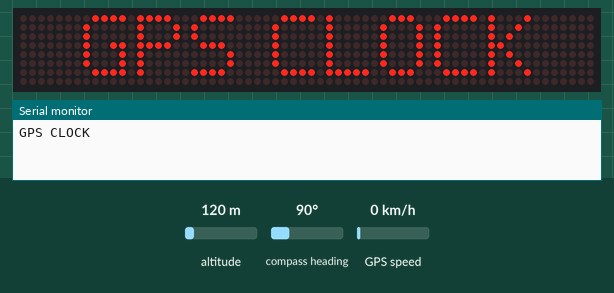
This sketch was run on a simulated Arduino Uno, built with avr-gcc and run on an emulated ATmega328P. On the bench: 64×8 LED matrix, the last lines printed to the serial monitor. The test bench sets the inputs (shaded band); at power-on: altitude 120 m, compass heading 90°, GPS speed 0 km/h. The GPS gets a fix after 3 s at 37.7749, -122.4194 with 8 satellites.

Above: at 0.1 s.
At 1.5 s:
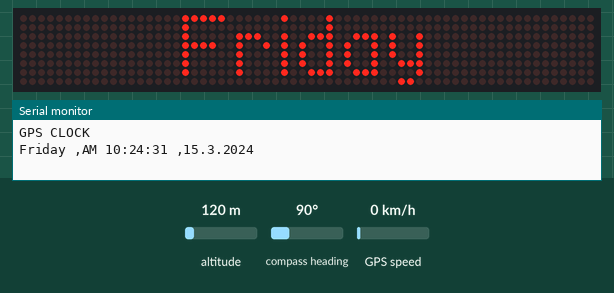
At 4.5 s:
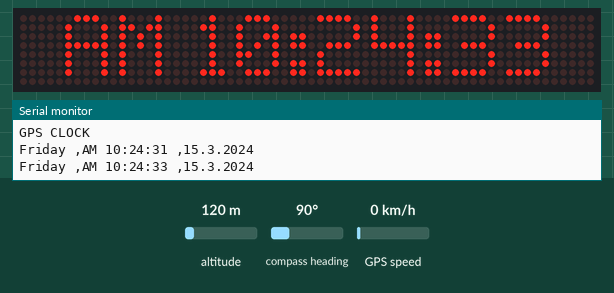
At 13.1 s:
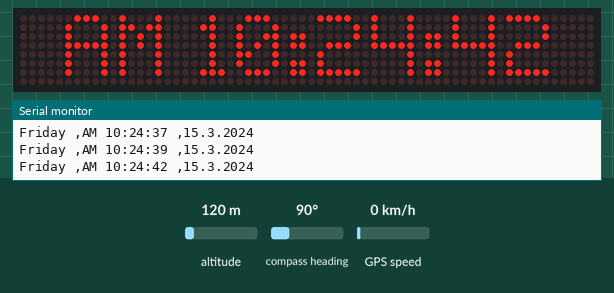
At 21.6 s:
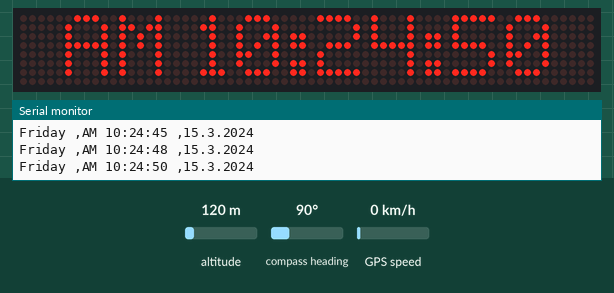
At 33.0 s:
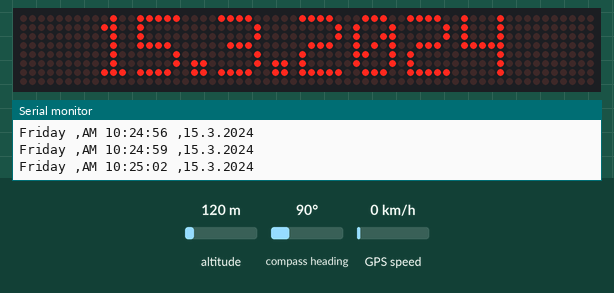

Measured:
- what the display in image 1 shows lasts 2.4 s, from 1.5 s to 3.9 s
- what the display in image 2 shows lasts 2.6 s, from 4.5 s to 7.1 s
- what the display in image 5 shows lasts 2.2 s, from 33.0 s to 35.2 s

The sketch:

GPS_CLOCK_v4.ino
```cpp
/*
   FX GPS Clock + Weekday decoder via valid GPS date (localised calculation)

- A rare sketch Since Weekday are not included in NMEAGPS . Originally written by Eric Sitler 30August2016
- Mod to your timezone line 61
- Add prefered FX

*/

#include <SPI.h>
#include <math.h>
#include <NMEAGPS.h>
#include <MD_Parola.h>
#include <MD_MAX72xx.h>
#include <NeoSWSerial.h>

//#include "Parola_Fonts_data.h"
//#include "Parola_Sat_Font.h"

#define HARDWARE_TYPE MD_MAX72XX::FC16_HW

#define MAX_DEVICES 8
#define DATA_PIN 11	    //13 if esp8266
#define CS_PIN   10	    //15
#define CLK_PIN  13	    //14

MD_Parola P = MD_Parola(HARDWARE_TYPE, CS_PIN, MAX_DEVICES);
textEffect_t FX[] ={PA_SCROLL_LEFT,PA_SCROLL_RIGHT,PA_OPENING_CURSOR};

NMEAGPS gps;
gps_fix fix;
uint8_t fixCount;
NeoSWSerial serialgps(A5,0);

short h;  	      //  Global localised variable declaration for 12-hour AM/PM format
short m;	      // Minute variable declaration
short s;              // Second variable declaration
short d;	      // date
short mth;  	      // month
short yy;             // Last 2 digits of the year (ie 2016 would be 16)
short yyyy;           // Year Entry
short c;              // Century (ie 2016 would be 20)
short mTable;         // Month value based on calculation table
short SummedDate;     // Add values combined in prep for Mod7 calc
short DoW;            // Day of the week value (0-6)
short leap;           // Leap Year or not
short cTable;         // Century value based on calculation table
short i=0;            // Array shifter count
short counter=0;      // Animation control count
String Mdn;           // Variable AM/PM
String DAYX;          // Stringyfied strftime later charred for display justification Parola rules.
String TIMEX;
String DATEX;
char dayxx[15];
char timexx[15];
char datexx[15];

const char *GPS[3]={dayxx,timexx,datexx};    //Arrays sequences in Pointed Array style
const uint16_t ONE_SEC = 1000;               // Parola did not respond to delay(1000)
const int32_t zone_hours= +8L; 	             // Covert Timezone into seconds ,60 sec * 60 min * Timezone rule

char Time [] = ":00:00";                     // Minute & Second array , no leading zero Hour rule

void setup(void)
{
  Serial.begin(9600);			        // experimented 1st on serial monitor before migrating to FC-16 & TFT
  serialgps.begin(9600); 		        // Neo SwSerial init
  P.begin();				            // Parola lib init
//P.setFont(ExtASCII);                  // for Custom fonts in "Parola_Sat_Font.h"...etc
  P.setIntensity(0);			        // Lowest LED brightness
  P.setTextAlignment(PA_CENTER);	    // Centered display
  P.print("GPS CLOCK");
  Serial.println("GPS CLOCK");
  delay(ONE_SEC);						// Parola did not respond to delay(1000)
  P.displayClear();
}

void adjustTime( NeoGPS::time_t & dt )
{
  NeoGPS::clock_t seconds = dt;     // convert NMEA date/time structure to seconds
  const NeoGPS::clock_t  zone_offset = zone_hours * NeoGPS::SECONDS_PER_HOUR;   // -/+ timezone processing
  seconds += zone_offset;			// DST ,recommends if statement addition if hour shifts during valid month
  dt = seconds;                     // convert seconds structure back to date/time
}

void loop(){
if (gps.available( serialgps ))
  {
    fix = gps.read();fixCount++;
    if (fixCount >= 1)  // Simple quick clock calibration , Coordinate decoding needs >=5 fixCount to process(uno)
    {
      fixCount = 0;
      if (fix.valid.time)adjustTime(fix.dateTime);printGPSdata();
    }
  }while (!P.displayAnimate());		// Parola FX command
}

void printGPSdata(){

  if (fix.valid.time&&fix.dateTime.hours>11){h=fix.dateTime.hours-12;Mdn="PM ";}
  else{h=fix.dateTime.hours;Mdn="AM ";}
  if (fix.valid.time&&fix.dateTime.hours==0||h==0) {h=12;}
  m=fix.dateTime.minutes;
  s=fix.dateTime.seconds;
  if (fix.valid.date) {d= fix.dateTime.date ;mth=fix.dateTime.month ;yyyy=fix.dateTime.year;}

	Time[1]  = m  / 10 +'0';
	Time[2]  = m  % 10 +'0';
        Time[4]  = s  / 10 +'0';
        Time[5]  = s  % 10 +'0';

	String H=String(h); TIMEX=Mdn+H+Time;   //Align Clock and combine int&char into a string

	if((fmod(yyyy,4) == 0 && fmod(yyyy,100) != 0) || (fmod(yyyy,400) == 0)) { leap = 1; } // Weekday calculation starts
	else { leap = 0; }

    while(yyyy > 2299){ yyyy = yyyy - 400; }
    while(yyyy < 1900){ yyyy = yyyy + 400; }

    c = yyyy/100;

    yy = fmod(yyyy, 100);

    if(c == 19){ cTable = 1; }
    if(c == 20){ cTable = 0; }
    if(c == 21){ cTable = 5; }
    if(c == 22){ cTable = 3; }

    if(mth == 1){ if(leap == 1) { mTable = 6; }else{ mTable = 0; }}
    if(mth == 2){ if(leap == 1) { mTable = 2; }else{ mTable = 3; }}

    if(mth == 10){ mTable = 0; }
    if(mth == 8 ){ mTable = 2; }
    if(mth == 3 || mth == 11   ) { mTable = 3; }
    if(mth == 4 || mth == 7    ) { mTable = 6; }
    if(mth == 5 ){ mTable = 1; }
    if(mth == 6 ){ mTable = 4; }
    if(mth == 9 || mth == 12   ) { mTable = 5; }

    SummedDate = d + mTable + yy + (yy/4) + cTable;

    DoW = fmod(SummedDate,7);

    if(DoW == 0) { DAYX="Saturday"  ; }				// Results of Weekday calculation
    if(DoW == 1) { DAYX="Sunday"    ; }
    if(DoW == 2) { DAYX="Monday"    ; }
    if(DoW == 3) { DAYX="Tuesday"   ; }
    if(DoW == 4) { DAYX="Wednesday" ; }
    if(DoW == 5) { DAYX="Thursday"  ; }
    if(DoW == 6) { DAYX="Friday"    ; }

	DATEX=String(d); 			//Arrange & stringfy local date decoded by valid date & +/- Timezone fix
	DATEX+=".";
	DATEX+=String(mth);
	DATEX+=".";
        DATEX+=String(yyyy);

 Serial.print(DAYX);Serial.print(" ,");Serial.print(TIMEX);Serial.print(" ,");Serial.println(DATEX);
 DAYX.toCharArray(dayxx, 15);TIMEX.toCharArray(timexx, 15);DATEX.toCharArray(datexx, 15);//Coverts string toCharArray
 // P.print(GPS[i]);         // initial Simple no fx test
 if(i>2){ i=0;counter=0;}    // Array sequencing
 P.displayText(GPS[i],PA_CENTER , 10, 2000, FX[i], FX[i]);//*Array,TextAlign,AnimSpeed,PauseTime,inFx,outFx
 i++;

}
// end of code. Developed by Sroto&Gargees 2020
```
